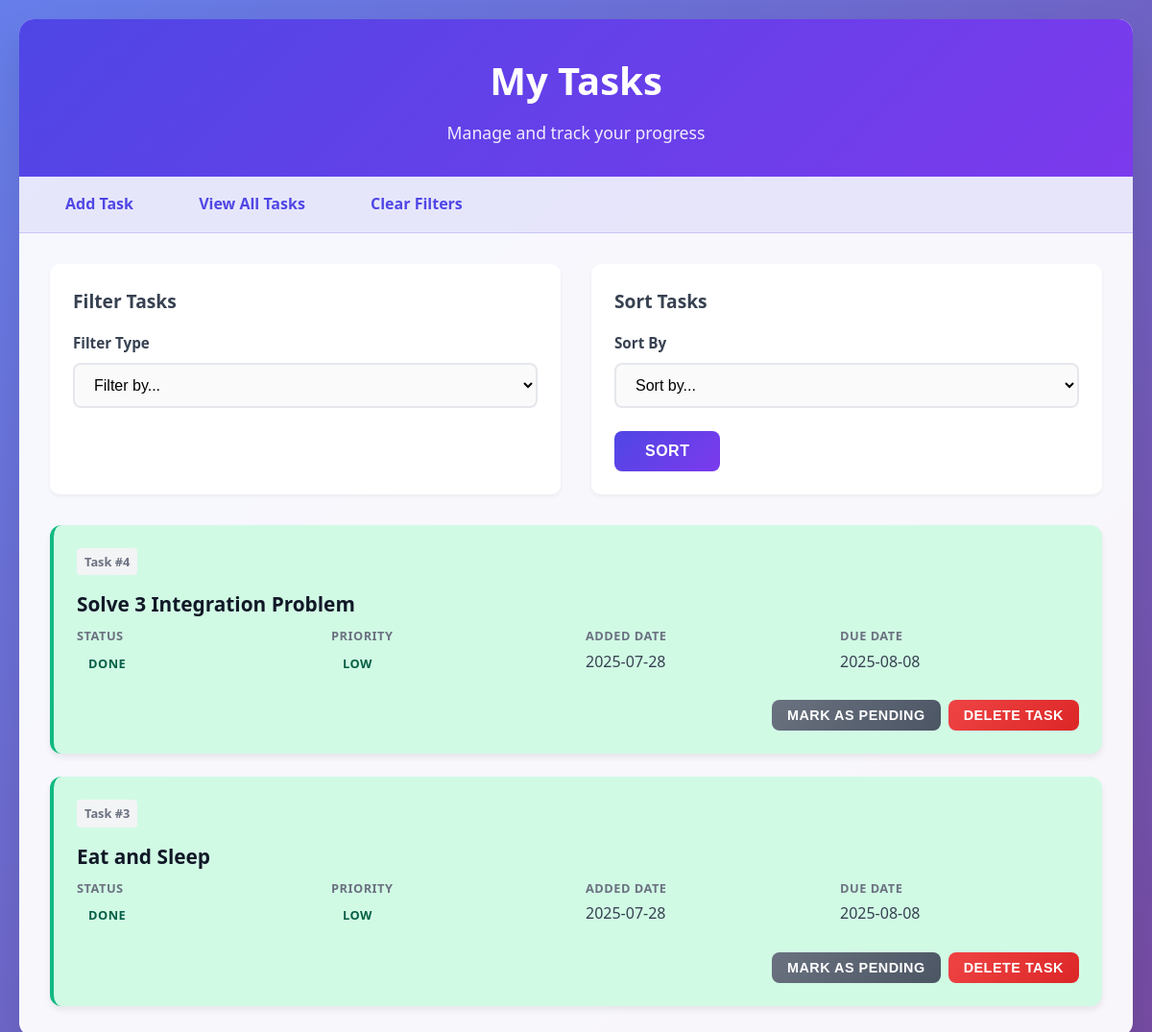
/tasks, run on an earlier commit of the app's database.
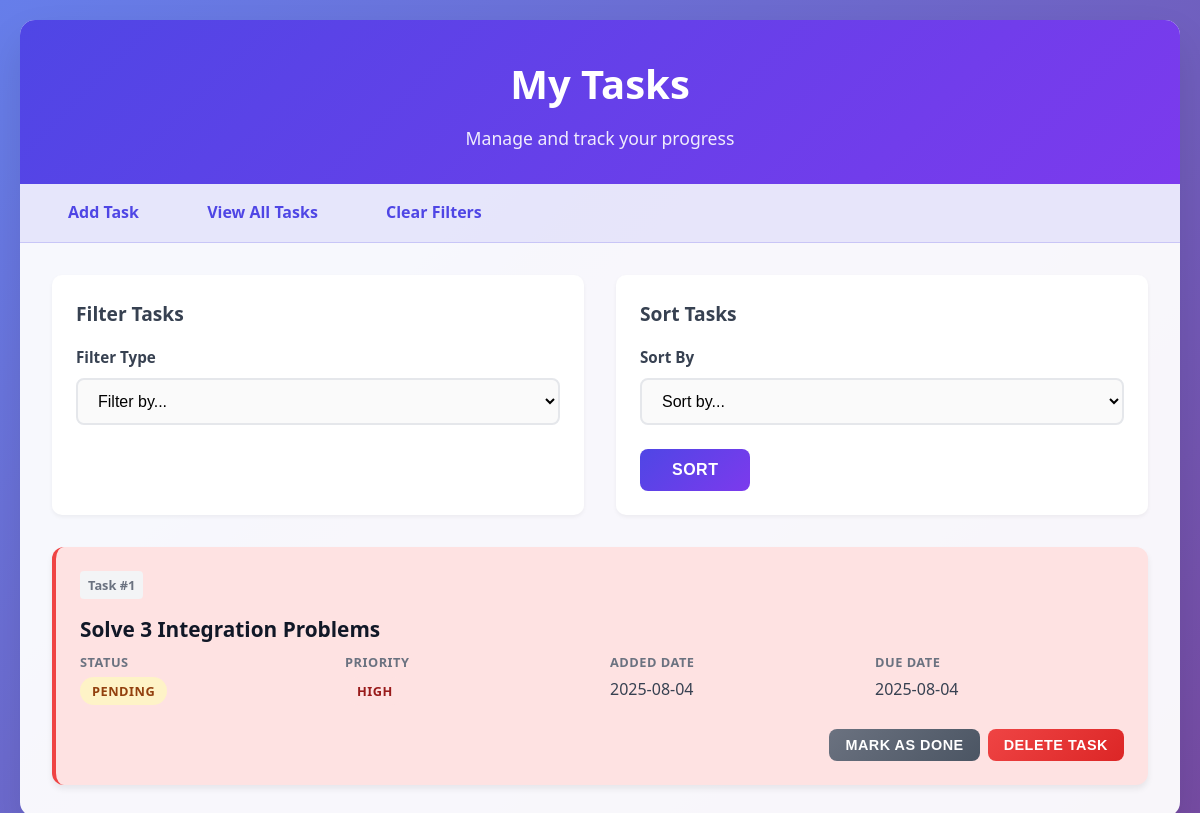
And on a later commit of the database.
### tables this page shows
CREATE TABLE tasks (
    id INTEGER PRIMARY KEY AUTOINCREMENT,
    description TEXT NOT NULL,
    status TEXT NOT NULL,
    added_date TEXT NOT NULL,
    due_date TEXT, 
    priority TEXT NOT NULL                              
);

### src/app.py (the view)
@app.route('/tasks', methods=['GET', 'POST'])
def show_all_tasks():
    filter_type_choices = {
        'status': [('pending', 'Pending'), ('done', 'Done')],
        'priority': [('high', 'High'), ('medium', 'Medium'), ('low', 'Low')]
    }
    filter_form = FilterForm()
    sort_form = SortForm()
    tasks = db.execute('SELECT * FROM tasks ORDER BY id DESC')  # Default: All tasks, newest first
    if request.method == 'POST':
        if filter_form.filter_type.data in filter_type_choices:
            filter_form.filter_value.choices = filter_type_choices[filter_form.filter_type.data]
        else:
            filter_form.filter_value.choices = []
        if filter_form.submit.data and filter_form.validate_on_submit() and filter_form.filter_value.data:
            selected_filter_type = filter_form.filter_type.data
            selected_filter_value = filter_form.filter_value.data
            tasks = db.execute(
                f'SELECT * FROM tasks WHERE {selected_filter_type} = ? ORDER BY id DESC',
                selected_filter_value
            )
            flash(f"Tasks filtered by {selected_filter_type}: {selected_filter_value}", "info")
        elif sort_form.submit.data and sort_form.validate_on_submit():
            sort_by = sort_form.sort_by.data
            if sort_by == 'priority':
                tasks = db.execute("""
                    SELECT * FROM tasks
                    ORDER BY CASE priority
                        WHEN 'high' THEN 1
                        WHEN 'medium' THEN 2
                        WHEN 'low' THEN 3
                    END ASC""")
            else:
                tasks = db.execute(f'SELECT * FROM tasks ORDER BY {sort_by} ASC')
            flash(f"Tasks sorted by {sort_by}", "info")
    else:
        filter_form.filter_value.choices = []
    return render_template('tasks.html', tasks=tasks, filter_form=filter_form, sort_form=sort_form)

### src/forms.py
class FilterForm(FlaskForm):
    filter_type = SelectField("Filter Type", choices=[('', 'Filter by...'), ('status', 'Status'), ('priority', 'Priority')], validators=[DataRequired()])
    filter_value = SelectField("Filter Value", choices=[('', 'Select Value')], validators=[DataRequired()])
    submit = SubmitField("Filter")

class SortForm(FlaskForm):
    sort_by = SelectField("Sort By", choices=[('', 'Sort by...'), ('due_date', 'Due Date'), ('priority', 'Priority')], validators=[DataRequired()])
    submit = SubmitField("Sort")

### templates/tasks.html (shortened to what this page needs)
<!DOCTYPE html>
<html lang="en">
<head>
    <link rel="stylesheet" href="{{ url_for('static', filename='styles.css') }}">
</head>
<body>
    <div class="container">
        <div class="header">
            <h1>My Tasks</h1>
            <p>Manage and track your progress</p>
        </div>
        <div class="nav">
            <a href="{{ url_for('home') }}">Add Task</a>
            <a href="{{ url_for('show_all_tasks') }}">View All Tasks</a>
            <a href="{{ url_for('clear_filters') }}">Clear Filters</a>
        </div>
        <div class="main-content">
            <div class="controls">
                <div class="control-section">
                    <h3 class="control-title">Filter Tasks</h3>
                    <form method="post" action="{{ url_for('show_all_tasks') }}">
                        <div class="form-group">
                            {{ filter_form.filter_type.label(class="form-label") }}
                            {{ filter_form.filter_type(class="form-control", onchange="this.form.submit();") }}
                        </div>
                    </form>
                </div>
                <div class="control-section">
                    <h3 class="control-title">Sort Tasks</h3>
                    <form method="post" action="{{ url_for('show_all_tasks') }}">
                        <div class="form-group">
                            {{ sort_form.sort_by.label(class="form-label") }}
                            {{ sort_form.sort_by(class="form-control") }}
                        </div>
                        {{ sort_form.submit(class="btn") }}
                    </form>
                </div>
            </div>
            {% if tasks %}
                <div class="tasks-container">
                    {% for task in tasks %}
                        <div class="task-card priority-{{ task.priority }}">
                            <div class="task-header">
                                <div class="task-id">Task #{{ task.id }}</div>
                            </div>
                            <h2 class="task-description">{{ task.description }}</h2>
                            <div class="task-details">
                                <div class="task-detail">
                                    <span class="task-detail-label">Status</span>
                                    <span class="task-detail-value">
                                        <span class="status-badge status-{{ task.status }}">{{ task.status.title() }}</span>
                                    </span>
                                </div>
                                <div class="task-detail">
                                    <span class="task-detail-label">Priority</span>
                                    <span class="task-detail-value">
                                        <span class="priority-badge priority-{{ task.priority }}">{{ task.priority.title() }}</span>
                                    </span>
                                </div>
                                <div class="task-detail">
                                    <span class="task-detail-label">Added Date</span>
                                    <span class="task-detail-value">{{ task.added_date }}</span>
                                </div>
                                <div class="task-detail">
                                    <span class="task-detail-label">Due Date</span>
                                    <span class="task-detail-value">{{ task.due_date }}</span>
                                </div>
                            </div>
                            <div class="task-actions">
                                <form method="post" action="{{ url_for('toggle_status', task_id=task.id) }}" style="display: inline;">
                                    <button type="submit" class="btn btn-secondary">
                                        {% if task.status == 'pending' %}
                                            Mark as Done
                                        {% else %}
                                            Mark as Pending
                                        {% endif %}
                                    </button>
                                </form>
                                <form method="post" action="{{ url_for('delete_task', task_id=task.id) }}" style="display: inline;"
                                      onsubmit="return confirm('Are you sure you want to delete this task?');">
                                    <button type="submit" class="btn btn-danger">Delete Task</button>
                                </form>
                            </div>
                        </div>
                    {% endfor %}
                </div>
            {% else %}
                <div class="empty-state">
                    <h3>No tasks found</h3>
                    <p>You haven't added any tasks yet, or no tasks match your current filters.</p>
                    <a href="{{ url_for('home') }}" class="btn" style="margin-top: 1rem; display: inline-block; text-decoration: none;">Add Your First Task</a>
                </div>
            {% endif %}
        </div>
    </div>
</body>
</html>

### static/styles.css (style rules this page uses)
* { margin: 0; padding: 0; box-sizing: border-box; }
body { font-family: 'Segoe UI', Tahoma, Geneva, Verdana, sans-serif; line-height: 1.6; color: #333; background: linear-gradient(135deg, #667eea 0%, #764ba2 100%); min-height: 100vh; padding: 20px; }
.container { max-width: 1200px; margin: 0 auto; background: rgba(255, 255, 255, 0.95); border-radius: 15px; box-shadow: 0 20px 40px rgba(0, 0, 0, 0.1); overflow: hidden; }
.header { background: linear-gradient(135deg, #4f46e5 0%, #7c3aed 100%); color: white; padding: 2rem; text-align: center; }
.header h1 { font-size: 2.5rem; margin-bottom: 0.5rem; font-weight: 700; }
.header p { font-size: 1.1rem; opacity: 0.9; }
.nav { background: rgba(79, 70, 229, 0.1); padding: 1rem 2rem; border-bottom: 1px solid rgba(79, 70, 229, 0.2); }
.nav a { color: #4f46e5; text-decoration: none; font-weight: 600; margin-right: 2rem; padding: 0.5rem 1rem; border-radius: 8px; transition: all 0.3s ease; }
.main-content { padding: 2rem; }
.form-group { margin-bottom: 1.5rem; }
.form-group label { display: block; margin-bottom: 0.5rem; font-weight: 600; color: #374151; font-size: 0.95rem; }
.form-control { width: 100%; padding: 0.75rem 1rem; border: 2px solid #e5e7eb; border-radius: 8px; font-size: 1rem; transition: all 0.3s ease; background: #fafafa; }
.btn { background: linear-gradient(135deg, #4f46e5 0%, #7c3aed 100%); color: white; border: none; padding: 0.75rem 2rem; border-radius: 8px; font-size: 1rem; font-weight: 600; cursor: pointer; transition: all 0.3s ease; text-transform: uppercase; letter-spacing: 0.5px; }
.btn-danger { background: linear-gradient(135deg, #ef4444 0%, #dc2626 100%); padding: 0.5rem 1rem; font-size: 0.9rem; }
.btn-secondary { background: linear-gradient(135deg, #6b7280 0%, #4b5563 100%); padding: 0.5rem 1rem; font-size: 0.9rem; }
.controls { display: grid; grid-template-columns: repeat(auto-fit, minmax(300px, 1fr)); gap: 2rem; margin-bottom: 2rem; }
.control-section { background: white; padding: 1.5rem; border-radius: 10px; box-shadow: 0 2px 4px rgba(0, 0, 0, 0.05); }
.control-title { font-size: 1.2rem; color: #374151; margin-bottom: 1rem; font-weight: 600; }
.tasks-container { display: grid; gap: 1.5rem; }
.task-card { background: white; border-radius: 12px; box-shadow: 0 4px 6px rgba(0, 0, 0, 0.07); padding: 1.5rem; transition: all 0.3s ease; border-left: 4px solid transparent; }
.task-card.priority-high { border-left-color: #ef4444; }
.task-header { display: flex; justify-content: space-between; align-items: flex-start; margin-bottom: 1rem; }
.task-id { font-size: 0.8rem; color: #6b7280; background: #f3f4f6; padding: 0.25rem 0.5rem; border-radius: 4px; font-weight: 600; }
.task-description { font-size: 1.3rem; font-weight: 600; color: #111827; margin: 0.5rem 0; line-height: 1.4; }
.task-details { display: grid; grid-template-columns: repeat(auto-fit, minmax(150px, 1fr)); gap: 1rem; margin-bottom: 1.5rem; }
.task-detail { display: flex; flex-direction: column; }
.task-detail-label { font-size: 0.8rem; color: #6b7280; font-weight: 600; text-transform: uppercase; letter-spacing: 0.5px; margin-bottom: 0.25rem; }
.task-detail-value { font-size: 1rem; color: #374151; font-weight: 500; }
.status-badge { display: inline-block; padding: 0.25rem 0.75rem; border-radius: 20px; font-size: 0.8rem; font-weight: 600; text-transform: uppercase; letter-spacing: 0.5px; }
.status-pending { background: #fef3c7; color: #92400e; }
.priority-badge { display: inline-block; padding: 0.25rem 0.75rem; border-radius: 20px; font-size: 0.8rem; font-weight: 600; text-transform: uppercase; letter-spacing: 0.5px; }
.priority-high { background: #fee2e2; color: #991b1b; }
.task-actions { display: flex; gap: 0.5rem; justify-content: flex-end; }
.task-card { animation: fadeIn 0.3s ease-out; }

What changed in the data, as far as the page shows it:
removed tasks: id "4", description "Solve 3 Integration Problem", status "DONE", priority "LOW", added_date "2025-07-28", due_date "2025-08-08", shows "MARK AS PENDING"
removed tasks: id "3", description "Eat and Sleep", status "DONE", priority "LOW", added_date "2025-07-28", due_date "2025-08-08", shows "MARK AS PENDING"
added tasks: id "1", description "Solve 3 Integration Problems", status "PENDING", priority "HIGH", added_date "2025-08-04", due_date "2025-08-04", shows "MARK AS DONE"
